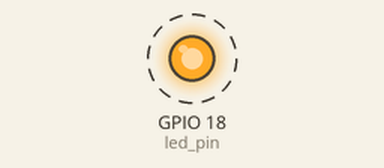
Bench run of a program on a simulated Raspberry Pi (BCM pin numbers). On the bench: output pins drawn as LEDs (lit = HIGH). Dashed ring = blinking. What the program prints to the terminal is not drawn.

Above: at 0.5 s.
Timing chart, 0 to 4.6 s (numbered marks = the images above):
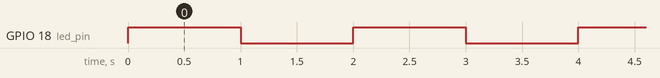

The program:

main.py
```python
import RPi.GPIO as GPIO
import time

# Set up GPIO using BCM numbering
GPIO.setmode(GPIO.BCM)

# Set the GPIO pin number
led_pin = 18

# Set the pin as output
GPIO.setup(led_pin, GPIO.OUT)

try:
    while True:
        # Turn on the LED
        GPIO.output(led_pin, GPIO.HIGH)
        print("LED ON")
        # Wait for 1 second
        time.sleep(1)
        # Turn off the LED
        GPIO.output(led_pin, GPIO.LOW)
        print("LED OFF")
        # Wait for 1 second
        time.sleep(1)

except KeyboardInterrupt:
    # Clean up GPIO on keyboard interrupt
    GPIO.cleanup()
```

Measured:
- by itself, GPIO 18 (led_pin): alternates HIGH for 1.0 s and LOW for 1.0 s
